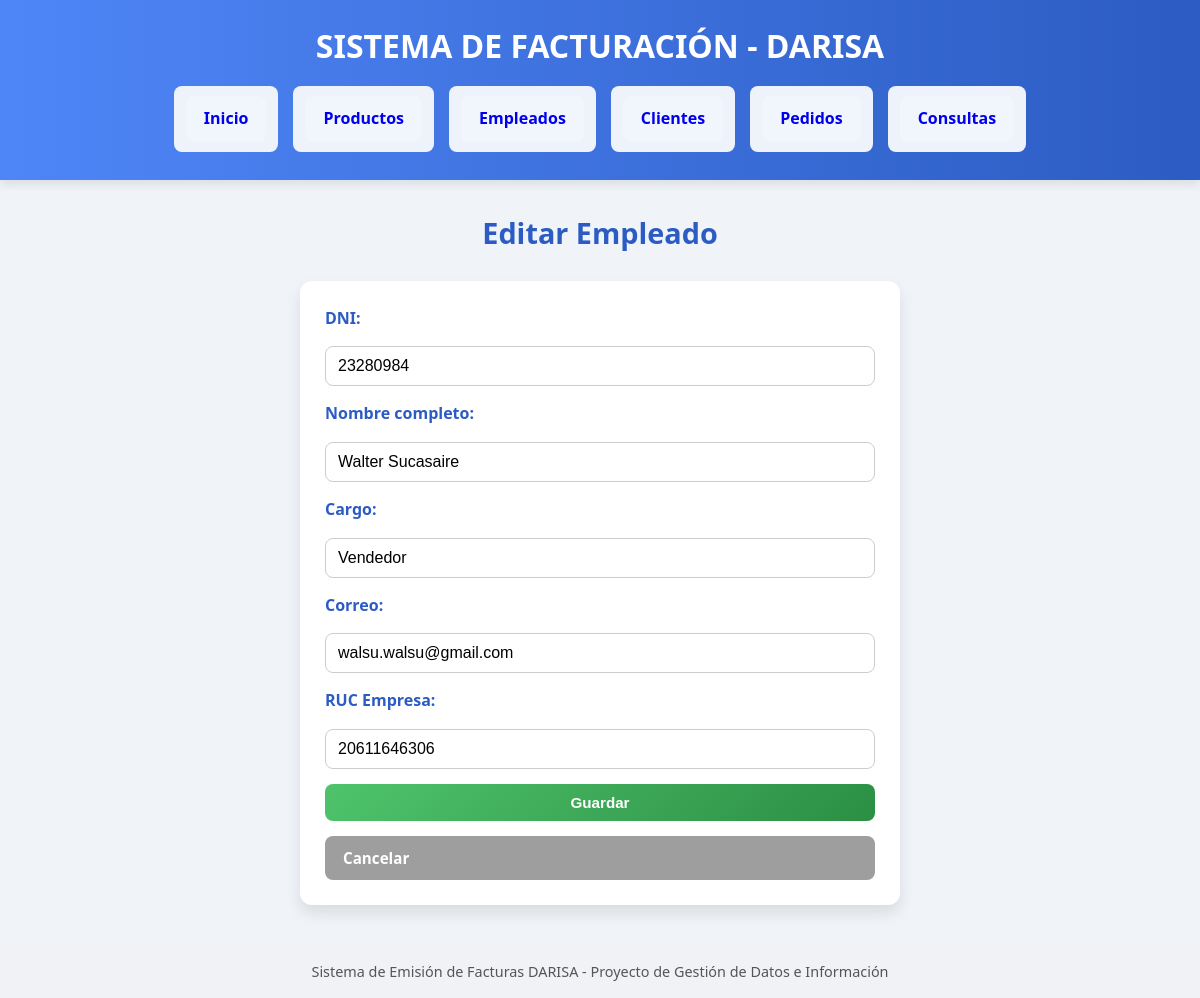
The app's page /empleados_form.php?dni=23280984 with its own data.
### tables this page shows
CREATE TABLE Empleado (
  DNI VARCHAR(8) NOT NULL,
  Correo VARCHAR(45) NULL,
  Cargo VARCHAR(45) NULL,
  Nombre VARCHAR(45) NULL,
  RUC_Empresa VARCHAR(11) NULL,
  PRIMARY KEY (DNI),
  FOREIGN KEY (RUC_Empresa) REFERENCES Empresa(RUC_Empresa)
);

### empleados_form.php (the view, shortened to what this page needs)
<?php
require_once "conexion.php";
require_once "header.php";
$dni = isset($_GET['dni']) ? $_GET['dni'] : '';
$empleado = [
    'DNI' => '',
    'Correo' => '',
    'Cargo' => '',
    'Nombre' => '',
    'RUC_Empresa' => ''
];
$modo = "nuevo";
if ($dni != '') {
    $stmt = $conexion->prepare("SELECT * FROM Empleado WHERE DNI = ?");
    $stmt->bind_param("s", $dni);
    $stmt->execute();
    $resultado = $stmt->get_result();
    if ($resultado->num_rows > 0) {
        $empleado = $resultado->fetch_assoc();
        $modo = "editar";
    }
}
?>
<section class="contenedor">
    <h2><?php echo ($modo == "nuevo") ? "Nuevo Empleado" : "Editar Empleado"; ?></h2>
    <form action="empleados_guardar.php" method="post" class="formulario">
        <label for="dni">DNI:</label>
        <input type="text" name="DNI" id="dni" maxlength="8"
               value="<?php echo htmlspecialchars($empleado['DNI']); ?>"
               <?php echo ($modo == "editar") ? "readonly" : ""; ?> required>
        <label for="nombre">Nombre completo:</label>
        <input type="text" name="Nombre" id="nombre"
               value="<?php echo htmlspecialchars($empleado['Nombre']); ?>" required>
        <label for="cargo">Cargo:</label>
        <input type="text" name="Cargo" id="cargo"
               value="<?php echo htmlspecialchars($empleado['Cargo']); ?>" required>
        <label for="correo">Correo:</label>
        <input type="email" name="Correo" id="correo"
               value="<?php echo htmlspecialchars($empleado['Correo']); ?>" required>
        <label for="ruc_empresa">RUC Empresa:</label>
        <input type="text" name="RUC_Empresa" id="ruc_empresa" maxlength="11"
               value="<?php echo htmlspecialchars($empleado['RUC_Empresa']); ?>" required>
        <button type="submit" class="btn btn-guardar">Guardar</button>
        <a class="btn btn-cancelar" href="empleados_listar.php">Cancelar</a>
    </form>
</section>
<?php
require_once "footer.php";
?>

### estilos.css (style rules this page uses)
* { margin: 0; padding: 0; box-sizing: border-box; }
body { font-family: 'Segoe UI', Tahoma, Geneva, Verdana, sans-serif; background: #f0f4f8; color: #333; line-height: 1.6; }
.contenedor { max-width: 1100px; margin: 30px auto; padding: 0 20px; }
h2 { text-align: center; font-size: 1.8em; margin-bottom: 25px; color: #2c5cc3; }
.formulario { background: #fff; padding: 25px; border-radius: 12px; box-shadow: 0 8px 15px rgba(0,0,0,0.1); max-width: 600px; margin: 0 auto 30px auto; display: flex; flex-direction: column; gap: 15px; }
.formulario label { font-weight: 600; color: #2c5cc3; }
.formulario input[type="text"], .formulario input[type="number"], .formulario input[type="email"], .formulario select, .formulario textarea { width: 100%; padding: 10px 12px; border-radius: 8px; border: 1px solid #ccc; font-size: 1em; transition: 0.3s; }
.btn { display: inline-block; padding: 10px 18px; font-size: 0.95em; font-weight: 600; text-decoration: none; color: #fff; border: none; border-radius: 8px; cursor: pointer; transition: all 0.3s ease; }
.btn-guardar { background: linear-gradient(135deg, #4fc36c, #2b8f44); }
.btn-cancelar { background: #9e9e9e; }

### records on screen
empleado: DNI "23280984", Nombre "Walter Sucasaire", Cargo "Vendedor", Correo "walsu.walsu@gmail.com", RUC_Empresa "20611646306"
